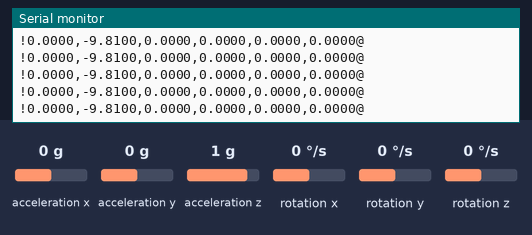
Bench run of a sketch on a simulated ESP32. Shown: the last lines printed to the serial monitor. The test bench sets the inputs (shaded band); at power-on: acceleration x 0 g, acceleration y 0 g, acceleration z 1 g, rotation x 0 °/s, rotation y 0 °/s, rotation z 0 °/s. WiFi joins after 1.5 s; servers stay silent unless stated.

Above: at 2.9 s.
3.0 s: acceleration x set to -1.4 g
At 3.39 s:
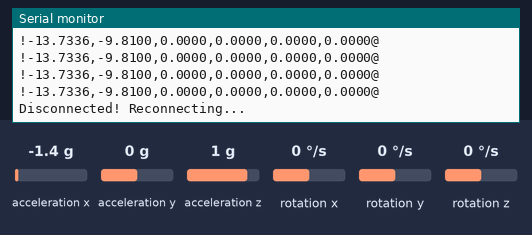
6.0 s: acceleration y set to -1.4 g
At 6.84 s:
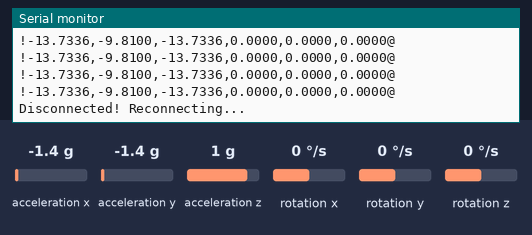
7.5 s: acceleration x set to 0 g
At 8.57 s:
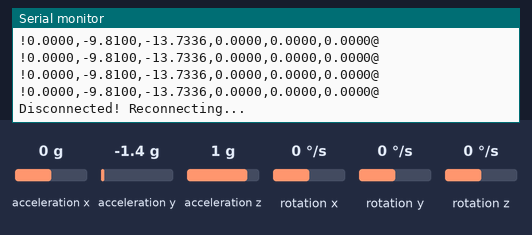
10.5 s: acceleration z set to -1.4 g
At 11.0 s:
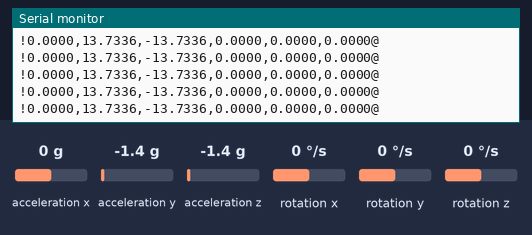
12.0 s: rotation x set to -192 °/s
At 12.03 s:
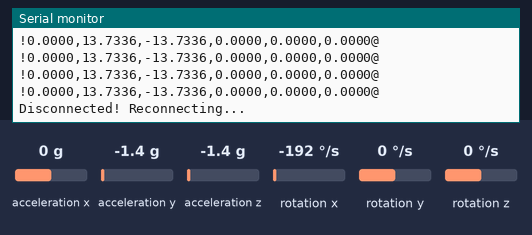

Measured:
- after the input at 3.0 s, the serial monitor: prints a new line at once (image 1)
- after the input at 6.0 s, the serial monitor: prints a new line at once (image 2)
- after the input at 7.5 s, the serial monitor: prints a new line after 0.05 s (image 3)
- after the input at 10.5 s, the serial monitor: prints a new line after 0.05 s (image 4)

The sketch:

esp32_imu_socket.ino
```cpp
#include <Wire.h>
#include <MPU6050.h>
#include <WiFi.h>

// ── CONFIGURE THESE ──────────────────────────
const char* ssid     = "Abisheck's iPhone";
const char* password = "12345678";
const char* serverIP = "172.20.10.4";  // e.g. "192.168.1.108"
const int   port     = 80;
// ─────────────────────────────────────────────

MPU6050 mpu;
WiFiClient client;

void setup() {
    Serial.begin(115200);
    Wire.begin(21, 22);

    mpu.initialize();
    Serial.println("MPU6050 initialized!");

    WiFi.begin(ssid, password);
    Serial.print("Connecting to WiFi");
    while (WiFi.status() != WL_CONNECTED) {
        delay(500);
        Serial.print(".");
    }
    Serial.println("\nWiFi connected!");
    Serial.println(WiFi.localIP());

    Serial.print("Connecting to server...");
    while (!client.connect(serverIP, port)) {
        Serial.print(".");
        delay(500);
    }
    Serial.println("\nConnected to server!");
}

void loop() {
    if (!client.connected()) {
        Serial.println("Disconnected! Reconnecting...");
        while (!client.connect(serverIP, port)) {
            delay(500);
        }
    }

    int16_t ax, ay, az, gx, gy, gz;
    mpu.getMotion6(&ax, &ay, &az, &gx, &gy, &gz);

    // Convert accelerometer to m/s²
    float fax = (ax / 16384.0) * 9.81;
    float fay = (ay / 16384.0) * 9.81;
    float faz = (az / 16384.0) * 9.81;

    // Convert gyroscope to rad/s
    float fgx = (gx / 131.0) * (PI / 180.0);
    float fgy = (gy / 131.0) * (PI / 180.0);
    float fgz = (gz / 131.0) * (PI / 180.0);

    // Remap axes to match training data orientation
    // Training data: gravity on Y axis (negative ~-9.8)
    // Our sensor:    gravity on Z axis (positive ~+9.8)
    float send_ax = fax;
    float send_ay = -faz;  // Z → Y with sign flip
    float send_az = fay;   // Y → Z

    // Send in exact format: !ax,ay,az,gx,gy,gz@
    String data = "!" + String(send_ax, 4) + ","
                      + String(send_ay, 4) + ","
                      + String(send_az, 4) + ","
                      + String(fgx, 4) + ","
                      + String(fgy, 4) + ","
                      + String(fgz, 4) + "@";

    client.print(data);
    Serial.println(data);
    delay(47);  // ~21Hz
}
```
